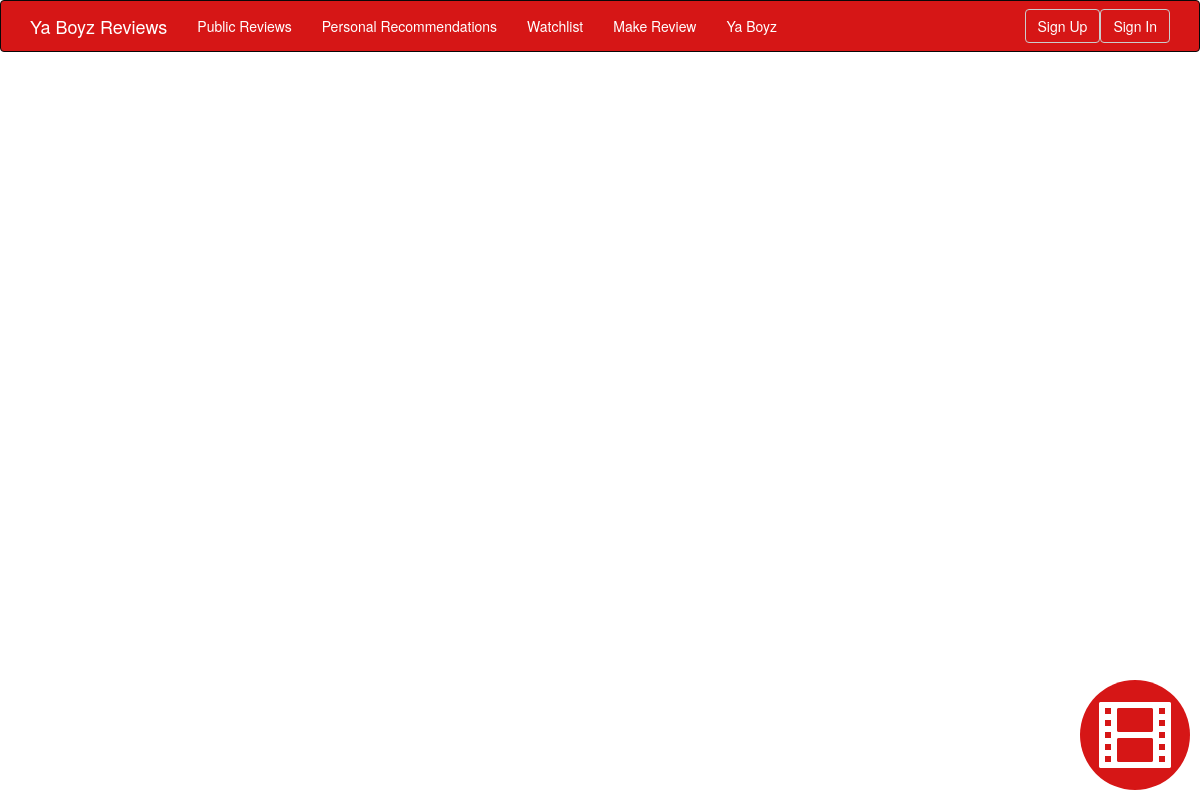
The page /public_reviews.php on the database as committed earlier.
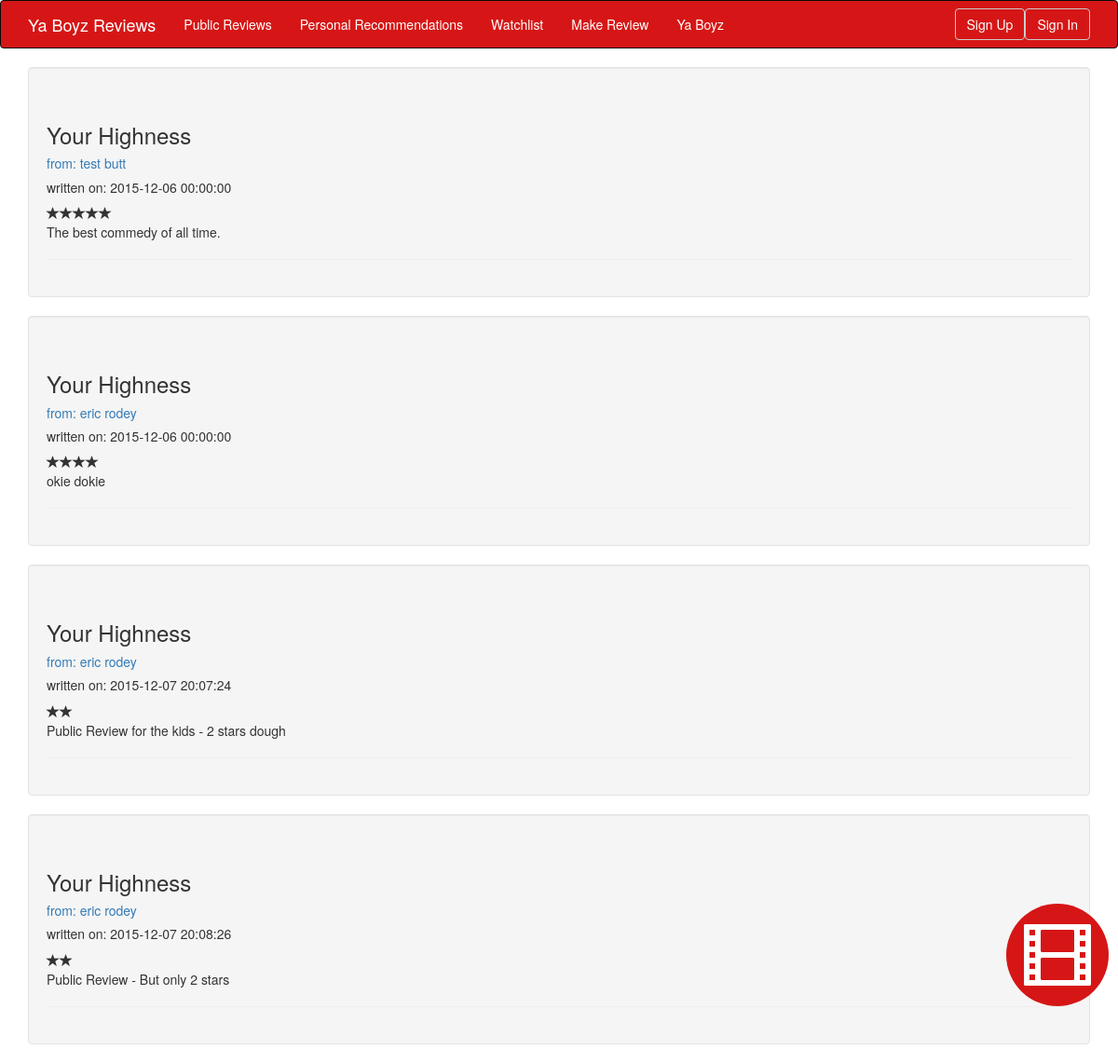
The same page on the database as committed later.
### tables this page shows
CREATE TABLE IF NOT EXISTS `UserReview` (
  `id` int(10) NOT NULL,
  `rating` int(1) NOT NULL,
  `comment` varchar(2500) DEFAULT NULL,
  `media` int(10) NOT NULL COMMENT 'foreignkey to media',
  `user` int(10) NOT NULL COMMENT 'foreignkey to user',
  `date_created` datetime NOT NULL
);

CREATE TABLE IF NOT EXISTS `Media` (
  `id` int(10) NOT NULL,
  `title` varchar(50) NOT NULL
);

CREATE TABLE IF NOT EXISTS `User` (
  `id` int(10) NOT NULL,
  `first_name` varchar(50) NOT NULL,
  `last_name` varchar(50) NOT NULL,
  `email` varchar(50) NOT NULL,
  `password` varchar(50) NOT NULL,
  `date_created` datetime NOT NULL
);

### settings.php (called while the page is built)
<?php
    $db_connection = array();
    $db_connection['host'] = "localhost";
    $db_connection['username'] = "root";
    $db_connection['password'] = "";
    $db_connection['database'] = "yourboyzreviews";
?>

### connection.php (called while the page is built, shortened)
<?php
    require_once 'settings.php';
    class DatabaseConnection
    {
        private $host = "localhost";
        private $username = "username";
        private $password = "password";
        private $database = "";
        private $mysqli;
        public function __construct ()
        {
            global $db_connection;
            $host = $db_connection['host'];
            $username = $db_connection['username'];
            $password = $db_connection['password'];
            $database = $db_connection['database'];
        }
        public function setup ($host, $username, $password, $db)
        {
            $this->host = $host;
            $this->username = $username;
            $this->password = $password;
            $this->database = $db;
        }
        public function connect ()
        {
            try {
                if (!$this->mysqli = new mysqli($this->host, $this->username, $this->password, $this->database))
                    throw new Exception("Cannot Connect to " . $this->host);
            } catch (Exception $e) {
                echo $e->getMessage();
                exit;
            }
        }
        public function prepare_statement($statement) {
            return $this->mysqli->prepare($statement);
        }
        public function send_sql($statement) {
            $statement = $this->mysqli->real_escape_string($statement);
            return $this->mysqli->query($statement);
        }
    }
?>

### mediapost.php (called while the page is built, shortened)
<?php
require_once 'connection.php';
    class MediaPost{
        private $dbConnection;
        public function __construct(){
            $this->dbConnection = new DatabaseConnection();
        }
        public function getAllReviews() {
            $query_string = "SELECT * FROM `UserReview`;";
            $result = $this->dbConnection->send_sql($query_string);
            if ($result)
                return $result;
            else
                echo "horiffic failure";
        }
        public function getMediaById($media_id) {
            $query_string = "SELECT * FROM `Media` WHERE `id` = " . $media_id;
            $result = $this->dbConnection->send_sql($query_string);
            if ($result)
                return $result->fetch_object();
            else
                echo "horiffic failure";
        }
}
?>

### user.php (called while the page is built, shortened)
<?php
require_once 'connection.php';
    class User{
        private $dbConnection;
        public function __construct(){
            $this->dbConnection = new DatabaseConnection();
        }
        public function getFullNameById($id){
            $result = $this->dbConnection->send_sql("SELECT * FROM `User` WHERE `id` = " . $id);
            if ($result){
                $result = $result->fetch_object();
                return $result->first_name . " " . $result->last_name;
            }
            else{
                return false;
            }
        }
}
?>

### public_reviews.php (the view, shortened to what this page needs)
<!DOCTYPE html>
<html>
<head>
    <?php include_once 'header.php'; ?>
</head>
<body>
    <section id="head-bar">
        <?php include_once 'navbar.php'; ?>
    </section>
    <div class="container">
        <?php
            require_once 'mediapost.php';
            require_once 'user.php';
            $user_object = new User();
            $post = new MediaPost();
            $reviews = $post->getAllReviews();
            while ($review = $reviews->fetch_object()) {
                $media = $post->getMediaById($review->media);
                $full_user_name = $user_object->getFullNameById($review->user);
                $url_link = "conversation.php?friend_id=" . $review->user;
                ?>
                <div class="well">
                    <div class="page-header">
                        <h3><?php echo $media->title; ?></h3>
                        <h5><a href="<?php echo $url_link; ?>" >from:
                        <?php
                        echo $full_user_name;
                        ?>
                        </a></h5>
                        <h5>
                        written on:
                        <?php
                        echo $review->date_created;
                        ?>
                         </h5>
                         <?php
                         for ($i = 0; $i < $review->rating; $i++)
                            echo '<span class="glyphicon glyphicon-star"></span>';
                        ?>
                        <p>
                        <?php echo $review->comment; ?>
                        </p>
                    </div>
                </div>
                <?php
            }
        ?>
    </div>
</body>
</html>

Rows that differ between the two databases and show on the page:
added userreview: media.title "Your Highness", user.last_name "test butt", date_created "2015-12-06 00:00:00", rating 5 (drawn), comment "The best commedy of all time."
added userreview: media.title "Your Highness", user.last_name "eric rodey", date_created "2015-12-06 00:00:00", rating 4 (drawn), comment "okie dokie"
added userreview: media.title "Your Highness", user.last_name "eric rodey", date_created "2015-12-07 20:07:24", rating 2 (drawn), comment "Public Review for the kids - 2 stars dough"
added userreview: media.title "Your Highness", user.last_name "eric rodey", date_created "2015-12-07 20:08:26", rating 2 (drawn), comment "Public Review - But only 2 stars"
